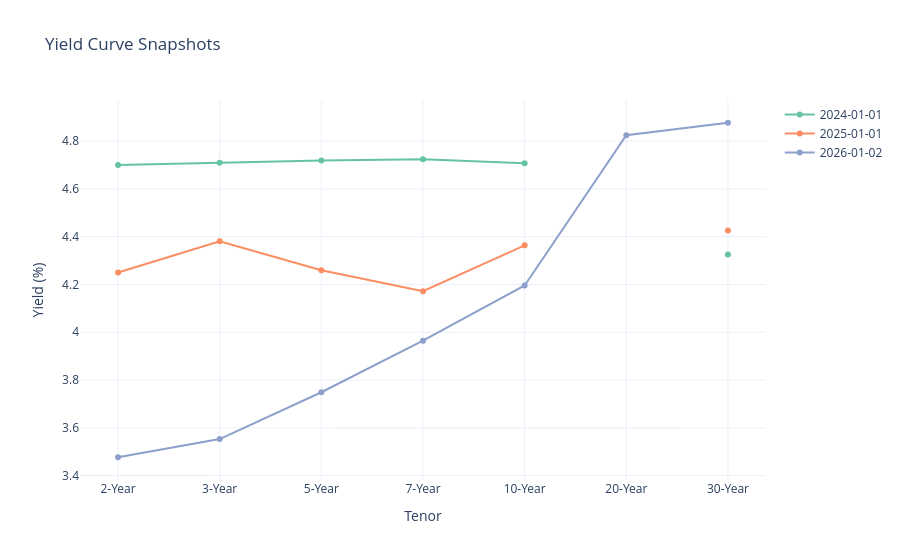

The notebook cell this image was saved under:
### Code cell
v.curve_snapshot(df[hl_cols], dates=['2024-01-01','2025-01-01', '2026-01-01'])

### Figure 1 — Plotly figure (JSON) as saved in the notebook; plotly's stock layout.template omitted (floating-point values rounded to 4 significant figures)
{"data": [{"line": {"color": "rgb(102,194,165)", "width": 2}, "mode": "lines+markers", "name": "2024-01-01", "type": "scatter", "x": ["2-Year", "3-Year", "5-Year", "7-Year", "10-Year", "20-Year", "30-Year"], "y": [4.7, 4.71, 4.719, 4.724, 4.708, NaN, 4.326]}, {"line": {"color": "rgb(252,141,98)", "width": 2}, "mode": "lines+markers", "name": "2025-01-01", "type": "scatter", "x": ["2-Year", "3-Year", "5-Year", "7-Year", "10-Year", "20-Year", "30-Year"], "y": [4.25, 4.381, 4.26, 4.172, 4.364, NaN, 4.426]}, {"line": {"color": "rgb(141,160,203)", "width": 2}, "mode": "lines+markers", "name": "2026-01-02", "type": "scatter", "x": ["2-Year", "3-Year", "5-Year", "7-Year", "10-Year", "20-Year", "30-Year"], "y": [3.477, 3.553, 3.749, 3.965, 4.196, 4.825, 4.877]}], "layout": {"hovermode": "x unified", "title": {"text": "Yield Curve Snapshots"}, "xaxis": {"title": {"text": "Tenor"}}, "yaxis": {"title": {"text": "Yield (%)"}}}}
